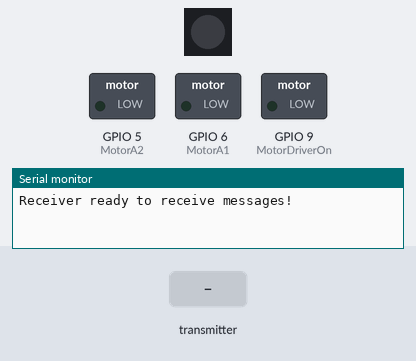
The sketch below on a simulated ESP32-S3. Shown: 1 RGB LEDs in strip order, left to right, switched loads named in the sketch (green lamp = pin HIGH), the last lines printed to the serial monitor. The test bench sets the inputs (shaded band). Dim RGB values are drawn brighter than linear.

Above: at 2.2 s.
2.3 s: the transmitter starts sending buttons.1 = 1
At 3.5 s:
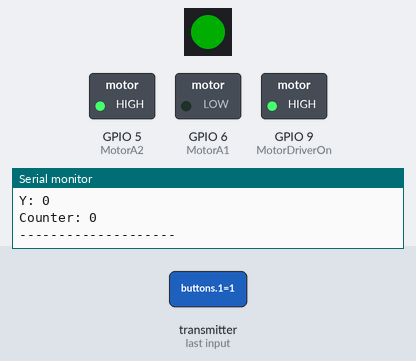
Timing chart, 0 to 5.3 s (numbered marks = the images above; inputs shaded):
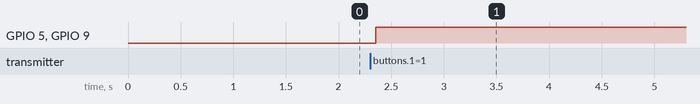

Measured:
- after the input at 2.3 s, GPIO 5 (MotorA2), GPIO 9 (MotorDriverOn): LOW → HIGH after 0.05 s

The sketch:

RecieverWMotorControl.ino
```cpp
#include <WiFi.h>
#include <esp_now.h>
#include <Adafruit_NeoPixel.h>

void onReceive(const esp_now_recv_info_t *info, const uint8_t *incomingData, int len);

//Latest Recieved values
int RecievedX = 0;
int RecievedY = 0;
int RecievedCounter = 0;
uint8_t RecievedButtons[5] = {0, 0, 0, 0, 0};

// Structure to store received data
typedef struct struct_message {
  uint8_t buttons[5];
  int X;
  int Y;
  int counter;
} struct_message;

struct_message receivedData;

// NeoPixel Stuff
#define LED_PIN PIN_NEOPIXEL // Built-in NeoPixel is typically on pin 8
#define NUM_LEDS 1 // Only one NeoPixel for built-
Adafruit_NeoPixel strip = Adafruit_NeoPixel(NUM_LEDS, LED_PIN, NEO_GRB + NEO_KHZ800);
#define LED_PIN2 13

void NeoPixelGreen() {
  strip.setPixelColor(0, strip.Color(0, 255, 0)); // Set to green
  strip.setBrightness(50); // Brightness level (0-255)
  strip.show(); // Display the color
}

void NeoPixelBlue() {
  strip.setPixelColor(0, strip.Color(0, 0, 255)); // Set to blue
  strip.setBrightness(50); // Brightness level (0-255)
  strip.show(); // Display the color
}

void NeoPixelRed() {
  strip.setPixelColor(0, strip.Color(255, 0, 0)); // Set to red
  strip.setBrightness(50); // Brightness level (0-255)
  strip.show(); // Display the color
}

void NeoPixelPurple() {
  strip.setPixelColor(0, strip.Color(128, 0, 128)); // Set to purple
  strip.setBrightness(50); // Brightness level (0-255)
  strip.show(); // Display the color
}

//Motor stuff
// Define pins for motors out
#define MotorA1 6
#define MotorA2 5
#define MotorB1 12
#define MotorB2 11
#define MotorDriverOn 9
#define MotorDriverFlag 10

void setup() {
  Serial.begin(115200);
  delay(1000); // Allow time for Serial Monitor to initialize

  WiFi.mode(WIFI_STA); // Set ESP32 to station mode
  WiFi.disconnect();    // Disconnect from any previous Wi-Fi connection

  // Initialize ESP-NOW
  if (esp_now_init() != ESP_OK) {
    Serial.println("Error initializing ESP-NOW");
    return;
  }

  // Register receive callback function
  esp_now_register_recv_cb(onReceive);

  Serial.println("Receiver ready to receive messages!");

  // Motor setup
  pinMode(MotorA1, OUTPUT);
  pinMode(MotorA2, OUTPUT);
  pinMode(MotorDriverOn, OUTPUT);
  pinMode(MotorDriverFlag, INPUT_PULLUP); // Configure pin as input with internal pull-up resistor

  // NeoPixel setup
  pinMode(LED_PIN, OUTPUT);
  strip.begin(); // Initialize the NeoPixel
  strip.show(); // Ensure it's off at the start
}

void onReceive(const esp_now_recv_info_t *info, const uint8_t *incomingData, int len) {
  memcpy(&receivedData, incomingData, sizeof(receivedData));
  //Recieved data printing to serial for debugging
  Serial.println("Received Data:");
  Serial.print("Buttons: ");
  for (int i = 0; i < 5; i++) {
    Serial.print(receivedData.buttons[i]);
    Serial.print(" ");
  }
  Serial.println();

  Serial.print("X: ");
  Serial.println(receivedData.X);

  Serial.print("Y: ");
  Serial.println(receivedData.Y);

  Serial.print("Counter: ");
  Serial.println(receivedData.counter);

  Serial.println("--------------------");

  //Setting recieved values to correct variables
  RecievedX = receivedData.X;
  RecievedY = receivedData.Y;
  RecievedCounter = receivedData.counter;

  for (int i = 0; i < 5; i++){
    RecievedButtons[i] = receivedData.buttons[i];
  }

}

//movement functions
void forward() {
  digitalWrite(MotorA1, HIGH);  // Set PWM value
  digitalWrite(MotorA2, LOW);  // Set direction
  digitalWrite(MotorB1, HIGH);  // Set PWM value
  digitalWrite(MotorB2, LOW);  // Set direction
  digitalWrite(MotorDriverOn, HIGH);
}

void backward() {
  digitalWrite(MotorA1, LOW);  // Set PWM value
  digitalWrite(MotorA2, HIGH);  // Set direction
  digitalWrite(MotorB1, LOW);  // Set PWM value
  digitalWrite(MotorB2, HIGH);  // Set direction
  digitalWrite(MotorDriverOn, HIGH);
}

void right() {
  digitalWrite(MotorA1, HIGH);  // Set PWM value
  digitalWrite(MotorA2, LOW);  // Set direction
  digitalWrite(MotorB1, LOW);  // Set PWM value
  digitalWrite(MotorB2, HIGH);  // Set direction
  digitalWrite(MotorDriverOn, HIGH);
}

void left() {
  digitalWrite(MotorA1, HIGH);  // Set PWM value
  digitalWrite(MotorA2, LOW);  // Set direction
  digitalWrite(MotorB1, HIGH);  // Set PWM value
  digitalWrite(MotorB2, LOW);  // Set direction
  digitalWrite(MotorDriverOn, HIGH);
}

void MotorControl(){
  while(RecievedButtons[0]==1){
    //Buttons A
    NeoPixelRed();
  }
  while(RecievedButtons[1]==1){
    //Buttons B
    NeoPixelGreen();
    backward();
  }
  while(RecievedButtons[2]==1){
    //Buttons Y
    NeoPixelPurple();
  }
  while(RecievedButtons[3]==1){
    //Buttons X
    NeoPixelBlue();
    forward();
  }
}

void loop() {
  // Nothing needed in loop, everything is handled in the callback
  MotorControl();
}
```
